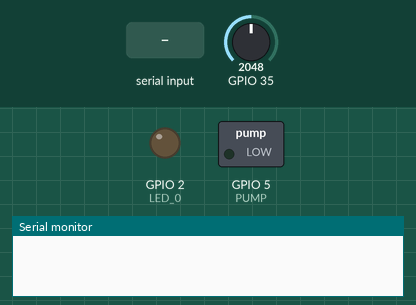
Recording of a sketch running on a simulated ESP32. On the bench: switched loads named in the sketch (green lamp = pin HIGH), output pins drawn as LEDs (lit = HIGH), the last lines printed to the serial monitor. The inputs (shaded band) are chosen by the test bench; at power-on: GPIO 35 = 2048.

Above: at 3.2 s.
3.3 s: "7\n" received over Serial
At 4.0 s:
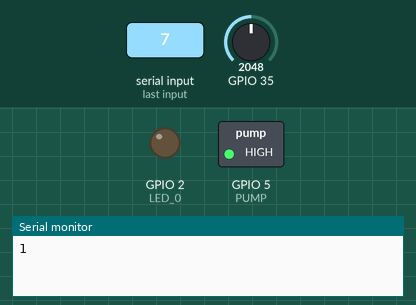
4.8 s: "0000005b\n" received over the second serial link
6.3 s: "0000005b\n" received over Serial
7.8 s: "0000005d\n" received over the second serial link
9.3 s: "5b414b5d\n" received over Serial
10.8 s: "5b414b5d\n" received over the second serial link
Timing chart, 0 to 13.3 s (numbered marks = the images above; inputs shaded):
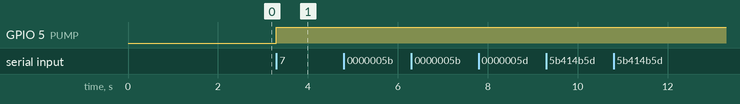

Measured:
- after the input at 3.3 s, GPIO 5 (PUMP): LOW → HIGH at once

The sketch:

Cofiguracion_INIR.ino
```cpp
#define RXD2 16
#define TXD2 17
#define PUMP 5
#define LED_0 2

bool takeNext = false;
long analogo = 0;
long medido = 0;
void setup()
{
  // put your setup code here, to run once:
  Serial.begin(115200);
  pinMode(LED_0, OUTPUT);
  pinMode(PUMP, OUTPUT);

  Serial2.begin(38400, SERIAL_8N2, RXD2, TXD2);
  delay(1000);
  Serial2.println("[A]");
  delay(1000);

}
int number = 0;
boolean state = 0;
void loop()
{
  analogo = analogRead(35);
  if (Serial.available() >= 0)
  {
    char y = Serial.read();
    if (y == '1')
    {
      Serial2.println("[A]");
      Serial.println("nomal mode");
    }
    if (y == '2')
    {
      Serial2.println("[C]");
      Serial.println("configuration mode");
    }
    if (y == '3')
    {
      Serial2.println("[I]");
      Serial.println("settings");
    }
    if (y == '4')
    {
      Serial2.println("[K]");
      Serial.println("reset");
    }
    if (y == '5')
    {
      Serial2.println("[E]");
      Serial.println("Zero calibrate");
    }
    if (y == '6')
    {
      Serial2.println("[B]");
      Serial.println("ENGINERING Mode");
    }
    if (y == '7')
    {
      state =! state;
      digitalWrite(PUMP, state);
      Serial.println(state);
    }
     if (y == '8')
    {
      Serial2.println("[N0000000300001388]");
      Serial.println("load span");
    }
    if (y == '9')
    {
      //Serial2.println("[J0000001A00000000000F4240]");
      Serial2.println("[J0000001A00000000000F4240000310C400004E20000001060000010C00000140000B7D300009607200077A83FD6C48BCFDCA7230FFE8B1B7FCB4951CFF30A220FEBB79760000026200000297000000140001C2000000000000038E930003AB85]");
      Serial.println("COMANDO J ENVIADO BAUD RATE 115200");

    }

  }
  if (Serial2.available())
  {
    String x = Serial2.readStringUntil('\n');
    //    if (takeNext)
    //    {
    //      medido = (int) strtol(&x[1], NULL, 16);
    //      takeNext = false;
    //    }
    //    if (x == "0000005b")
    //    {
    //      takeNext = true;
    //    }
    if (x == "0000005b")
    {
      Serial.println("Comienzo de paquete");
    }
    else if (x == "0000005d")
    {
      Serial.println("final de paquete");
    }
    else if (x == "5b414b5d")
    {
      Serial.println("[AK]");
    }
    else if (x == "5b4e415d")
    {
      Serial.println("[NA]");
    }
    else
    {
      number = (int) strtol(&x[1], NULL, 16);
      Serial.print("0x");
      Serial.println(x);
//      Serial. print("   ,   ");
//      Serial.println(number);
    }

  }
  //  Serial.print("Serial   :");
  //  Serial.print(medido);
  //  Serial.print("  ,  Analogo   :");
  //  Serial.println(analogo);

}
```
